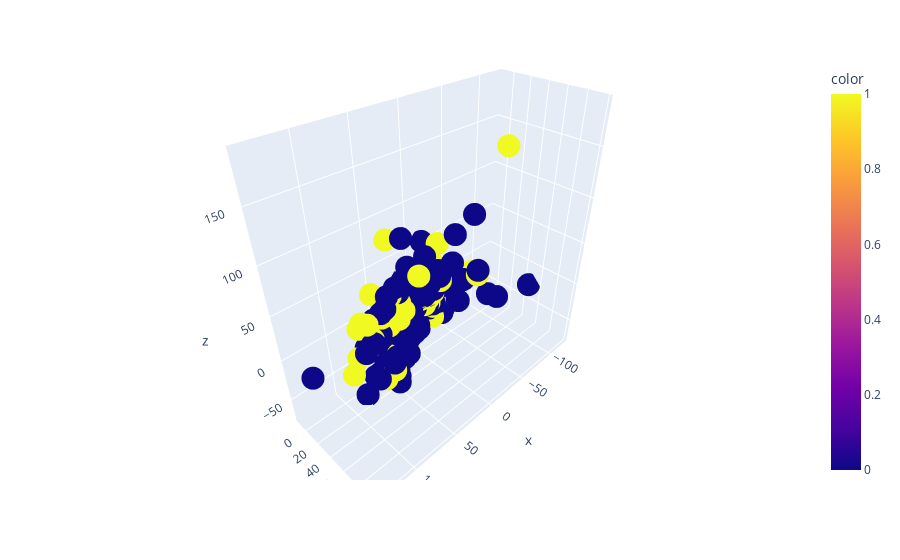

The notebook cell this image was saved under:
### Code cell
# 3D Visualization of the test data
embeddings_test = encoder.predict(auto_test_preprocessed)

embeddings_test = pd.DataFrame(embeddings_test, columns=['x', 'y', 'z'])
fig = px.scatter_3d(embeddings_test, x='x', y='y', z='z', color=auto_test['DEFAULT'])
fig.show()

### Figure 1 — Plotly figure (JSON) as saved in the notebook; plotly's stock layout.template omitted (floating-point values rounded to 4 significant figures; data arrays with more than 128 entries replaced by an {"elided": "..."} marker saying what was removed)
{"data": [{"hovertemplate": "x=%{x}<br>y=%{y}<br>z=%{z}<br>color=%{marker.color}<extra></extra>", "legendgroup": "", "marker": {"color": {"elided": "250 int values"}, "coloraxis": "coloraxis", "symbol": "circle"}, "mode": "markers", "name": "", "scene": "scene", "showlegend": false, "type": "scatter3d", "x": {"elided": "250 float values"}, "y": {"elided": "250 float values"}, "z": {"elided": "250 float values"}}], "layout": {"coloraxis": {"colorbar": {"title": {"text": "color"}}, "colorscale": [[0, "#0d0887"], [0.1111, "#46039f"], [0.2222, "#7201a8"], [0.3333, "#9c179e"], [0.4444, "#bd3786"], [0.5556, "#d8576b"], [0.6667, "#ed7953"], [0.7778, "#fb9f3a"], [0.8889, "#fdca26"], [1, "#f0f921"]]}, "legend": {"tracegroupgap": 0}, "margin": {"t": 60}, "scene": {"domain": {"x": [0, 1], "y": [0, 1]}, "xaxis": {"title": {"text": "x"}}, "yaxis": {"title": {"text": "y"}}, "zaxis": {"title": {"text": "z"}}}}}
